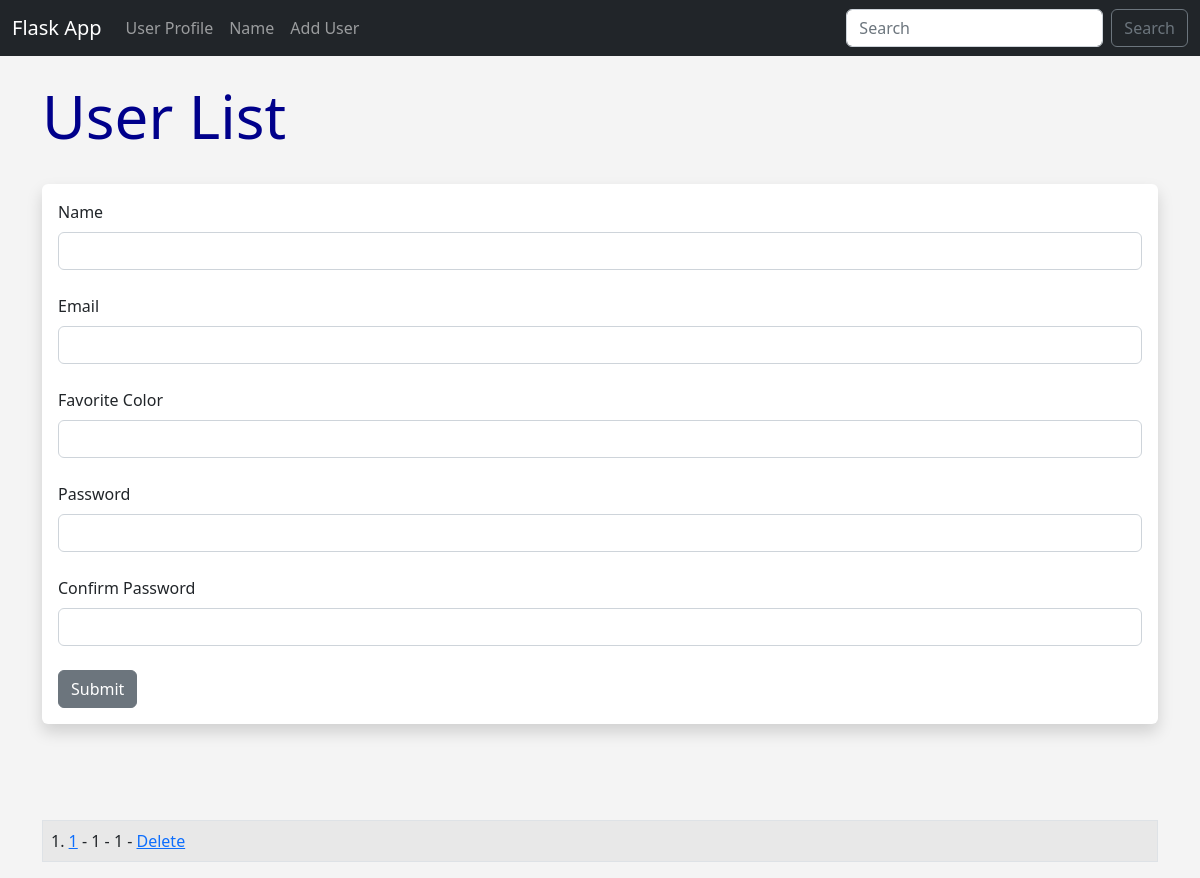
The page /user/add on the database as committed earlier.
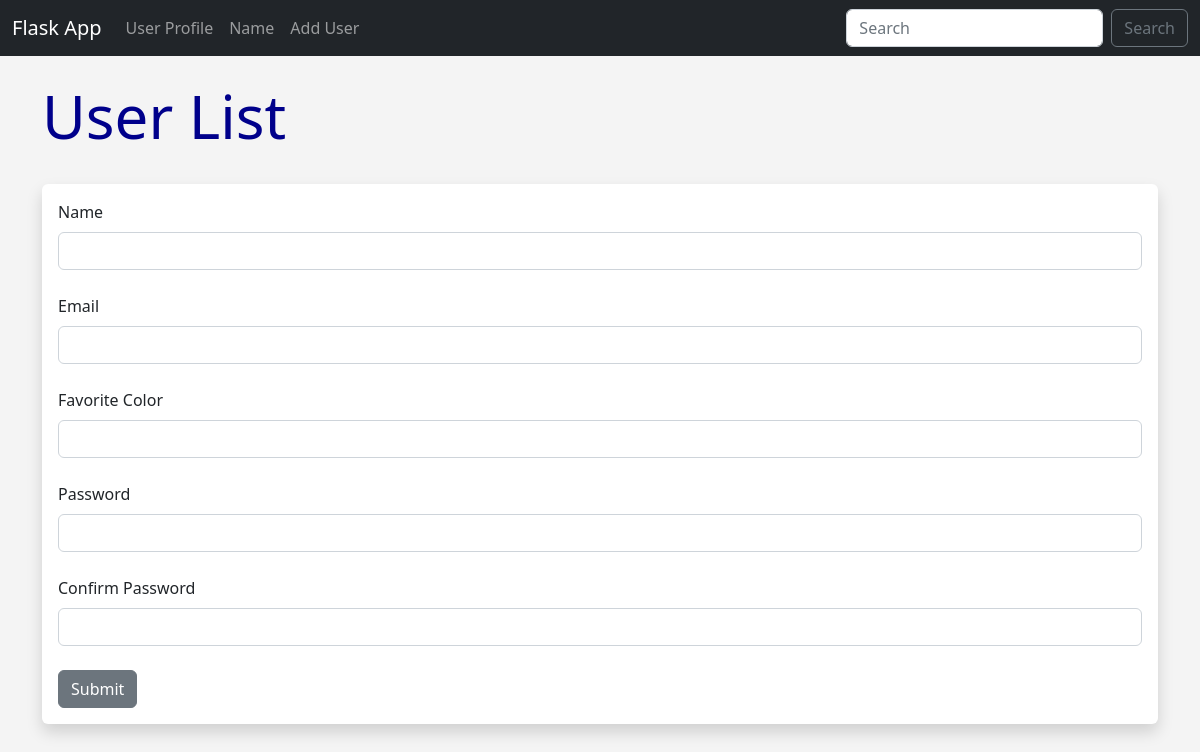
The same page on the database as committed later.
### app.py (models this page shows, shortened)
class Users (db.Model):
    id = db.Column(db.Integer, primary_key=True)
    name = db.Column(db.String(200), nullable=False)
    email = db.Column(db.String(120), nullable=False, unique=True)
    favorite_color = db.Column(db.String(120))
    date_added = db.Column(db.DateTime, default=datetime.utcnow)
    password_hash = db.Column(db.String(128))
    @property
    def password(self):
        raise AttributeError('password is not a readable attribute!')

### app.py (the view, shortened to what this page needs)
@app.route('/user/add', methods=['GET', 'POST'])
def add_user():
    name = None
    form = UserForm()
    our_users = Users.query.order_by(Users.date_added)
    return render_template('add_user.html', form=form,
                           name=name,
                           our_users=our_users)

### app.py
class UserForm(FlaskForm):
    name = StringField("Name", validators=[DataRequired()])
    email = StringField("Email", validators=[DataRequired()])
    favorite_color = StringField("Favorite Color")
    password_hash = PasswordField('Password', validators=[DataRequired(), EqualTo(
        'password_hash2', message='Passwords must match!')])
    password_hash2 = PasswordField(
        'Confirm Password', validators=[DataRequired()])
    submit = SubmitField("Submit")

### templates/add_user.html (shortened to what this page needs)
{% extends 'base.html' %}
{% block content %}
{% if name%}
    <h1>Hello {{name}}!!</h1>
    <table class="table table-striped table-bordered">
      {% for our_user in our_users %}
      <tr>
          <td>{{ our_user.id }}. <a href="{{url_for('update', id=our_user.id)}}"> {{ our_user.name }}</a> - {{ our_user.email }} - {{our_user.favorite_color}} - <a href="{{url_for('delete', id=our_user.id)}}"> Delete</a></td>
      </tr>
      {% endfor %}
      </table>
<br />
{% else %}
<h1>User List</h1>
<br />
<div class="shadow p-3 mb-5 bg-body rounded">
<form action="{{url_for('add_user')}}" method="POST">
  {{form.name.label(class="form-label") }}
  {{form.name(class="form-control") }}
  <br />
  {{form.email.label(class="form-label") }}
  {{form.email(class="form-control") }}
  <br />
  {{form.favorite_color.label(class="form-label") }}
  {{form.favorite_color(class="form-control", value=favorite_color) }}
  <br />
  {{form.password_hash.label(class="form-label") }}
  {{form.password_hash(class="form-control") }}
  <br>
  {{form.password_hash2.label(class="form-label") }}
  {{form.password_hash2(class="form-control") }}
  <br>
  {{form.submit(class="btn btn-secondary")}}
</form>
</div>
<br><br>
<table class="table table-striped table-bordered">
  {% for our_user in our_users %}
  <tr>
      <td>{{ our_user.id }}.
        <a href="{{url_for('update', id=our_user.id)}}"> {{ our_user.name }}</a> -
        {{ our_user.email }} -
        {{our_user.favorite_color}} -
        <a href="{{url_for('delete', id=our_user.id)}}">Delete</a></td>
  </tr>
  {% endfor %}
  </table>
{% endif %} {% endblock %}

### templates/base.html (shortened to what this page needs)
<!DOCTYPE html>
<html lang="en">
  <head>
    <link
      href="https://cdn.jsdelivr.net/npm/bootstrap@5.2.2/dist/css/bootstrap.min.css"
      rel="stylesheet"
    />
    <link
    href="{{ url_for('static', filename ='css/style.CSS') }}"
    rel="stylesheet"
  />
  </head>
  <body>
    {% include 'navbar.html' %}
    <br />
    <div class="container">{% block content %} {% endblock %}</div>
  </body>
</html>

### templates/navbar.html (shortened to what this page needs)
<nav class="navbar navbar-expand-lg navbar-dark bg-dark">
    <div class="container-fluid">
      <a class="navbar-brand" href="{{url_for ('index')}}">Flask App</a>
      <div class="collapse navbar-collapse" id="navbarSupportedContent">
        <ul class="navbar-nav me-auto mb-2 mb-lg-0">
          <li class="nav-item">
            <a class="nav-link" href="{{url_for ('user', name = 'Mark')}}">User Profile</a>
          </li>
          <li class="nav-item">
            <a class="nav-link" href="{{url_for ('name')}}">Name</a>
          <li class="nav-item">
            <a class="nav-link" href="{{url_for ('add_user')}}">Add User</a>
          </li>
        </ul>
        <form class="d-flex" role="search">
          <input class="form-control me-2" type="search" placeholder="Search" aria-label="Search">
          <button class="btn btn-outline-secondary" type="submit">Search</button>
        </form>
      </div>
    </div>
  </nav>

### static/css/style.css (style rules this page uses)
h1 { color: darkblue; font-size: 60px; }
body { background: #f4f4f4; }

Rows that differ between the two databases and show on the page:
removed Users: id "1", name "1", email "1", favorite_color "1"
